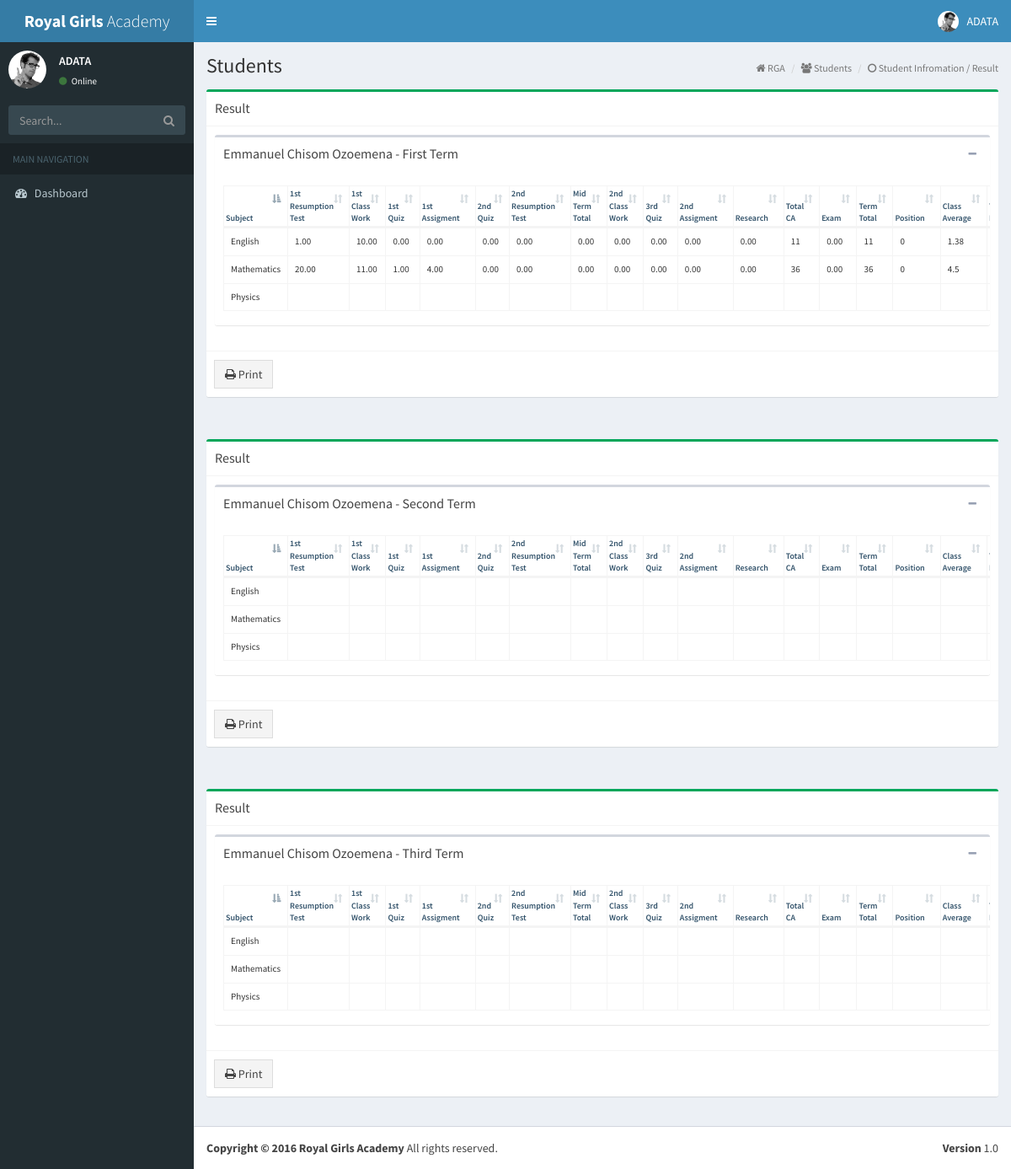
The app's page /general/result.php?student=3 (signed in) with its own data.
### tables this page shows
CREATE TABLE `terms` (
  `id` int(11) NOT NULL,
  `name` varchar(255) NOT NULL
);

CREATE TABLE `subjects` (
  `subject_id` int(11) NOT NULL,
  `subject_name` varchar(255) NOT NULL,
  `class_id` int(11) NOT NULL,
  `teacher_id` int(11) NOT NULL
);

### inc/querydb.php (called while the page is built, shortened)
<?php
	function querydb($query_build) {
    		$query = mysqli_query($GLOBALS['connect'], $query_build);
    		$query_build = strtolower($query_build);
    		$n = 0;
    		$result = [];
	    	while ($a = mysqli_fetch_array($query, MYSQLI_ASSOC)) {
	            $result[$n] = $a;
	            $n++;
	        }
			return $result;
	}
?>

### inc/result-content.php (the view)
<?php
require_once "querydb.php";
  $terms = querydb("SELECT * FROM terms");
  $student_id = $_REQUEST["student"];
  $student = querydb("SELECT * FROM students WHERE student_id = '$student_id'");
  $student_name = $student[0]["firstname"]." ".$student[0]["middle_name"]." ".$student[0]["lastname"];
  $student_class_id = $student[0]["class_id"];
  foreach ($terms as $index => $term) {
    $term_name = $term["name"];
    $term_id = $term["id"];
      $subjects = querydb("SELECT * FROM subjects");
?>
<section class="content">
<div class="box box-success">
            <div class="box-header with-border">
              <h6 class="box-title">Result</h6>
            </div>
            <div class="box-body" style="display: block;">
                  <div class="box box-scrollable slimScrollDiv">
            <div class="box-header">
              <h3 class="box-title"><?php print_r($student_name); ?> - <?php print_r($term_name); ?></h3>
              <div class="box-tools pull-right">
                <button type="button" class="btn btn-box-tool" data-widget="collapse"><i class="fa fa-minus"></i>
                </button>
              </div>
            </div>
            <div class="box-body">
              <table id="first_term" class="table table-bordered table-hover term_result">
                <thead>
                <tr>
                  <th>Subject</th>
                  <th>1st Resumption Test</th>
                  <th>1st Class Work</th>
                  <th>1st Quiz</th>
                  <th>1st Assigment</th>
                  <th>2nd Quiz</th>
                  <th>2nd Resumption Test</th>
                  <th>Mid Term Total</th>
                  <th>2nd Class Work</th>
                  <th>3rd Quiz</th>
                  <th>2nd Assigment</th>
                  <th>Research</th>
                  <th>Total CA</th>
                  <th>Exam</th>
                  <th>Term Total</th>
                  <th>Position</th>
                  <th>Class Average</th>
                  <th>Tutor's Remark</th>
                </tr>
                </thead>
                <tbody>
                <?php
                  foreach ($subjects as $index => $subject) {
                    $subject_name = $subject["subject_name"];
                    $subject_id = $subject["subject_id"];
                    $results = querydb("SELECT * FROM results WHERE subject_id = '$subject_id' AND term_id = '$term_id' AND student_id = '$student_id'");
                    $total_students = querydb("SELECT * FROM students WHERE class_id = '$student_class_id'");
                    $total_students_count = count($total_students);
                    if (isset($results[0])) {
                    $first_resmp_test = $results[0]["1st_Resumption_Test"];
                    $first_class_work = $results[0]["1st_Class_Work"];
                    $first_quiz = $results[0]["1st_Quiz"];
                    $first_assignment = $results[0]["1st_Assignment"];
                    $second_quiz = $results[0]["2nd_Quiz"];
                    $second_resmp_test = $results[0]["2nd_Resumption_Test"];
                    $mid_term_total = $results[0]["Mid_Term_Total"];
                    $second_class_work = $results[0]["2nd_Class_Work"];
                    $third_quiz = $results[0]["3rd_Quiz"];
                    $second_assignment = $results[0]["2nd_Assignment"];
                    $research = $results[0]["Research"];
                    $total_ca = $first_resmp_test + $first_class_work + $first_quiz + $first_assignment + $second_quiz + $second_resmp_test + $mid_term_total + $second_class_work + $third_quiz + $second_assignment + $research;
                    $exam = $results[0]["Exam"];
                    $term_total = $total_ca + $exam;
                    $position = $results[0]["Position"];
                    $class_avg = round($term_total / $total_students_count, 2);
                    $tutor_remarks = $results[0]["Tutor_Remarks"];
                    } else {
                      $first_resmp_test = "";
                      $first_class_work ="";
                      $first_quiz = "";
                      $first_assignment = "";
                      $second_quiz = "";
                      $second_resmp_test = "";
                      $mid_term_total = "";
                      $second_class_work = "";
                      $third_quiz = "";
                      $second_assignment = "";
                      $research = "";
                      $total_ca = "";
                      $exam = "";
                      $term_total = "";
                      $position = "";
                      $class_avg = "";
                      $tutor_remarks = "";
                    }
                ?>
                <tr>
                  <td><?php  echo $subject_name; ?></td>
                  <td><?php print_r($first_resmp_test); ?></td>
                  <td><?php print_r($first_class_work); ?></td>
                  <td><?php print_r($first_quiz); ?></td>
                  <td><?php print_r($first_assignment); ?></td>
                  <td><?php print_r($second_quiz); ?></td>
                  <td><?php print_r($second_resmp_test); ?></td>
                  <td><?php print_r($mid_term_total); ?></td>
                  <td><?php print_r($second_class_work); ?></td>
                  <td><?php print_r($third_quiz); ?></td>
                  <td><?php print_r($second_assignment); ?></td>
                  <td><?php print_r($research); ?></td>
                  <td><?php print_r($total_ca); ?></td>
                  <td><?php print_r($exam); ?></td>
                  <td><?php print_r($term_total); ?></td>
                  <td><?php print_r($position); ?></td>
                  <td><?php print_r($class_avg); ?></td>
                  <td><?php print_r($tutor_remarks); ?></td>
                </tr>
                <?php  }
?>
                </tbody>
              </table>
            </div>
          </div>
            </div>
            <div class="box-footer">
                <div class="input-group">
                      <span class="input-group-btn">
                        <button type="submit" class="btn btn-default print" data-tid = "#first_term"><i class="fa fa-print"></i> Print</button>
                      </span>
                </div>
               </div>
          </div>
          </section>
<?php }?>

### records on screen
terms: value "Emmanuel Chisom Ozoemena First Term"
subjects: subject_name "English", value "1.00 10.00 0.00 0.00 0.00 0.00 0.00 0.00 0.00 0.00 0.00 11 0.00 11 0 1.38"
subjects: subject_name "Mathematics", value "20.00 11.00 1.00 4.00 0.00 0.00 0.00 0.00 0.00 0.00 0.00 36 0.00 36 0 4.5"
subjects: subject_name "Physics"
terms: value "Emmanuel Chisom Ozoemena Second Term"
terms: value "Emmanuel Chisom Ozoemena Third Term"

### other values on screen
$_SESSION['name'] "ADATA"
$pagename "Students"
$subpagename "Student Infromation / Result"
